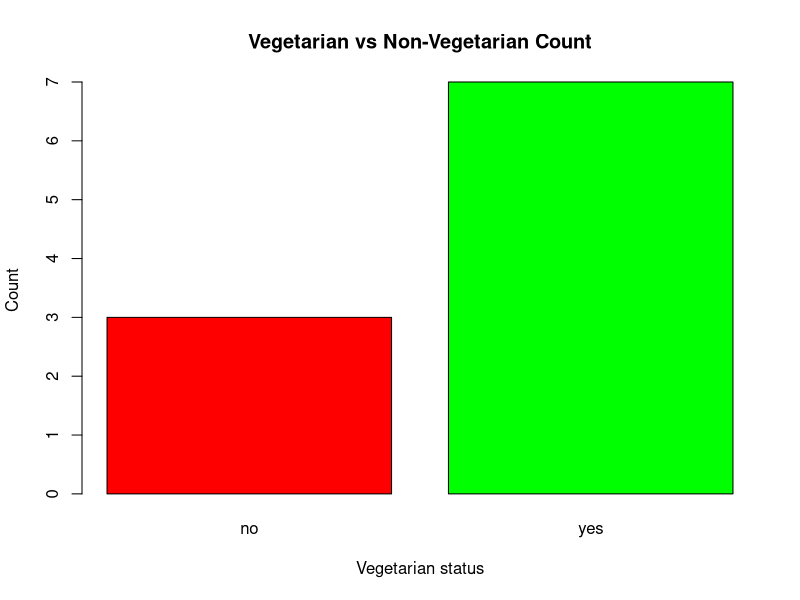

R code for this plot:
veg_data <- data.frame(
  Person = c("Gopu", "Babu", "Baby", "Gopa1", "Krishna", "Jai", "DeV", "Malini", "Hema", "Anu"),
  Vegetarian = c("yes", "yes", "yes", "no", "yes", "no", "no", "yes", "yes", "yes")
)

# Counting frequencies
counts <- table(veg_data$Vegetarian)
print(counts)

# Visualizing results
barplot(counts, col = c("red", "green"), 
        main = "Vegetarian vs Non-Vegetarian Count",
        xlab = "Vegetarian status", ylab = "Count")

# Answer Output Logic:
# Vegetarian (Yes): 7, Non-Vegetarian (No): 3. 
# Vegetarian count is greater.
